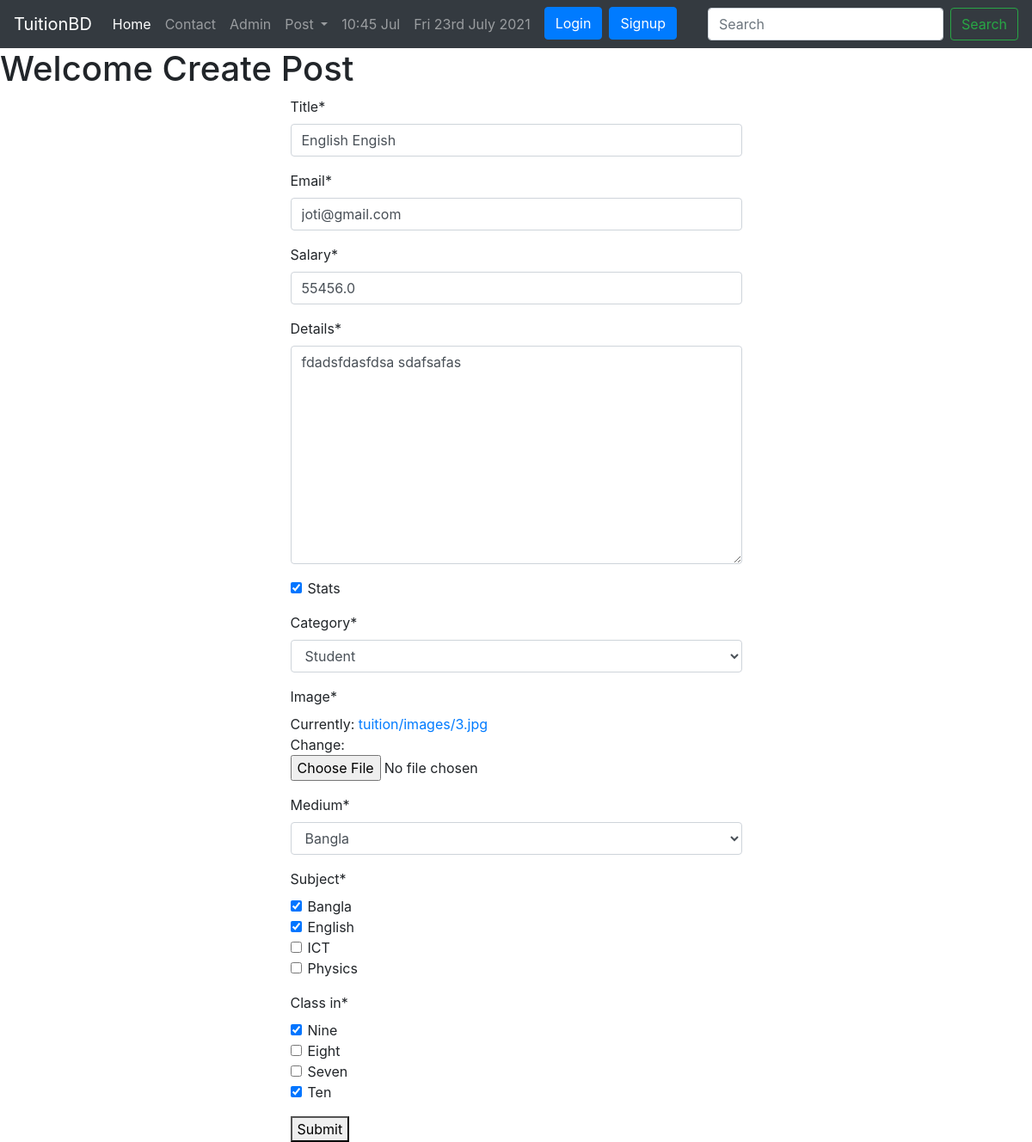
Page /tuition/edit/18/ on the earlier database version.
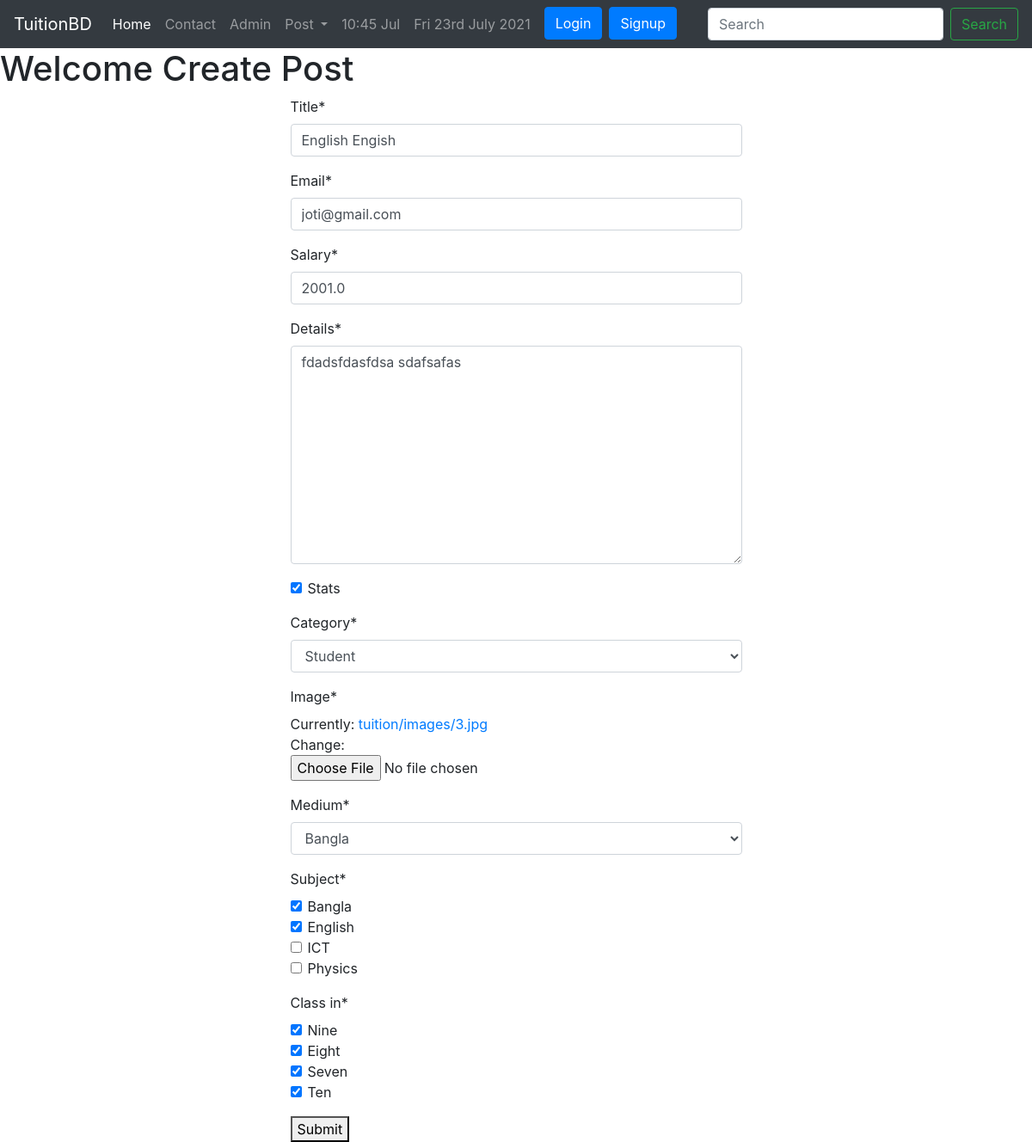
Same page on the later database version.
### tuition/models.py (models this page shows, shortened)
class Post(models.Model):
    CATEGORY={
        ('Teacher','Teacher'),
        ('Student','Student'),
    }
    MEDIUM={
        ('Bangla','Bangla'),
        ('English','English'),
        ('Korea','Korea'),
        ('Japanis','Japanis'),
        ('China','China'),
    }
    user=models.ForeignKey(User,on_delete=models.CASCADE,blank=True,null=True)
    id= models.AutoField(primary_key=True)
    title=models.CharField(max_length=100)
    slug=models.CharField(max_length=100, default=title)
    email=models.EmailField()
    salary=models.FloatField()
    details=models.TextField()
    stats=models.BooleanField()
    category=models.CharField(max_length=100,choices=CATEGORY)
    created_ad=models.DateTimeField(default=now)
    image=models.ImageField(default='default.jpg',upload_to='tuition/images')
    medium=MultiSelectField(max_length=100,max_choices=5,choices=MEDIUM,default='Bangla')
    subject=models.ManyToManyField(Subject,related_name='subject')
    class_in=models.ManyToManyField(Class_in,related_name='class_in')

### tuition/views.py (the view, shortened to what this page needs)
# urls.py: path('edit/<int:pk>/',PostEditView.as_view(),name='edit'),
class PostEditView(UpdateView):
    model = Post
    form_class = PostForm
    template_name = 'tuition/postcreate.html'

### tuition/forms.py
class PostForm(forms.ModelForm):
    class Meta:
        model=Post
        exclude=['user','id','created_ad','slug']
        widgets={
            'class_in':forms.CheckboxSelectMultiple(attrs={
                'multiple':True,
            }),
            'subject': forms.CheckboxSelectMultiple(attrs={
                'multiple': True,
            }),
        }

### tuition/models.py (called while the page is built)
    def __str__(self):
        return self.name

    def __str__(self):
        return self.name

### templates/tuition/postcreate.html (shortened to what this page needs)
{% extends 'basc.html' %}
{% block body %}
{% load crispy_forms_tags %}
<h1>Welcome Create Post</h1>
<div class="container">
        <div class="col-md-6 offset-md-3">
           <form action="" method="post" enctype="multipart/form-data">
                   {{ form|crispy }}
                   <button type="submit">Submit</button>
           </form>
        </div>
</div>
{% endblock %}

Differences in the rows shown:
changed Post "English Engish": salary "55456.0" → "2001.0"
Other differences:
form field class_in: "☑ ☐ ☐ ☑" → "☑ ☑ ☑ ☑"
